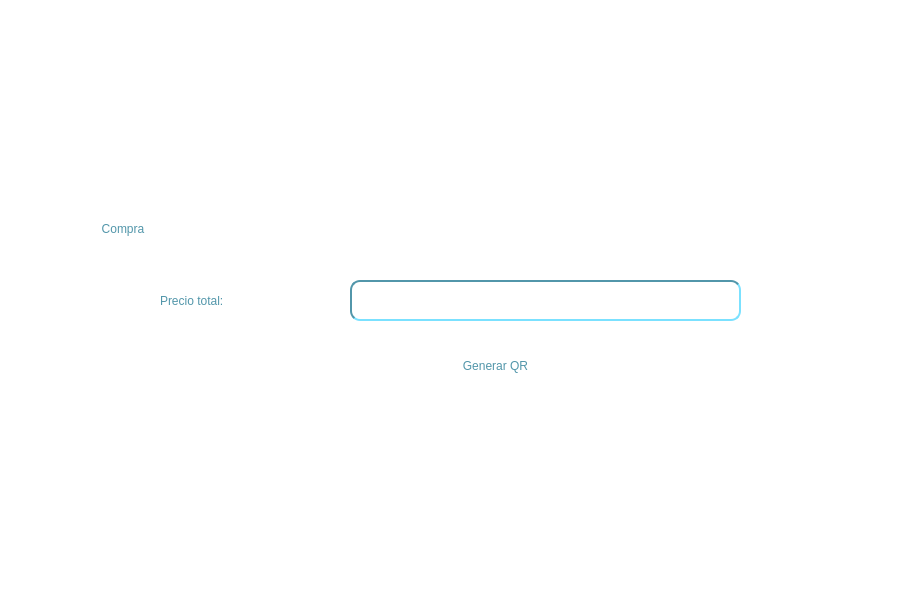
<?xml version="1.0" encoding="UTF-8"?>
<ui version="4.0">
 <class>generarCodigo</class>
 <widget class="QWidget" name="generarCodigo">
  <property name="geometry">
   <rect>
    <x>0</x>
    <y>0</y>
    <width>900</width>
    <height>610</height>
   </rect>
  </property>
  <property name="windowTitle">
   <string>Form</string>
  </property>
  <property name="styleSheet">
   <string notr="true">QWidget
{
	background: rgb(255, 255, 255);
}

QPushButton
{
	border-width: 1.5px;
	border-color: rgb(82, 150, 170);
	border-radius:5px;
	padding: 0 8px;
	background-color:rgb(255, 255, 255);
	font: 20pt &quot;Yu Gothic&quot;;

	color:rgb(82, 150, 170)
}

QPushButton:hover
{
	font: 23pt &quot;Yu Gothic&quot;;
	color:rgb(82, 150, 170);
}

QGroupBox
{
	border-width: .8px;
	border-color: rgb(82, 150, 170);
	border-style: inset;
	border-radius:5px;
	padding: 0 8px;
	background-color:rgb(255, 255, 255);
	font: 20pt &quot;Yu Gothic&quot;;
	color:rgb(82, 150, 170)
}

QGroupBox QPushButton
{
	border-width: 0px;
	font: 20pt &quot;Yu Gothic&quot;;
	color:rgb(82, 150, 170);
}

QGroupBox QPushButton:hover
{
	font: 20pt &quot;Yu Gothic&quot;;
	color:rgb(0, 0, 127)
}

QGroupBox QLabel
{
	border-width: 0px;
	font: 18pt &quot;Yu Gothic&quot;;
	color:rgb(82, 150, 170);
}

QLineEdit
{
	border-width: 2px;
	border-color: rgb(82, 150, 170);
	border-style: inset;
	border-radius:10px;
	padding: 0 8px;
	background-color:rgb(255, 255, 255);
}</string>
  </property>
  <widget class="QWidget" name="widget" native="true">
   <property name="geometry">
    <rect>
     <x>0</x>
     <y>0</y>
     <width>900</width>
     <height>610</height>
    </rect>
   </property>
   <widget class="QLabel" name="barraBBVA">
    <property name="geometry">
     <rect>
      <x>0</x>
      <y>0</y>
      <width>47</width>
      <height>601</height>
     </rect>
    </property>
    <property name="styleSheet">
     <string notr="true">border-image: url(:/imagenes/barraColores.jpg);</string>
    </property>
    <property name="text">
     <string/>
    </property>
   </widget>
   <widget class="QLabel" name="label_2">
    <property name="geometry">
     <rect>
      <x>410</x>
      <y>40</y>
      <width>151</width>
      <height>141</height>
     </rect>
    </property>
    <property name="styleSheet">
     <string notr="true">
</string>
    </property>
    <property name="text">
     <string/>
    </property>
    <property name="pixmap">
     <pixmap resource="imagenes.qrc">:/imagenes/carrito.png</pixmap>
    </property>
    <property name="scaledContents">
     <bool>true</bool>
    </property>
   </widget>
   <widget class="QLabel" name="logoBBVA">
    <property name="geometry">
     <rect>
      <x>30</x>
      <y>470</y>
      <width>291</width>
      <height>121</height>
     </rect>
    </property>
    <property name="styleSheet">
     <string notr="true">border-image: url(:/imagenes/logoBBVA.jpg);</string>
    </property>
    <property name="text">
     <string/>
    </property>
   </widget>
   <widget class="QGroupBox" name="groupBox">
    <property name="geometry">
     <rect>
      <x>100</x>
      <y>220</y>
      <width>751</width>
      <height>191</height>
     </rect>
    </property>
    <property name="styleSheet">
     <string notr="true">
QPushButton
{
	border-width: 1.5px;
	border-color: rgb(82, 150, 170);
	border-radius:5px;
	padding: 0 8px;
	background-color:rgb(255, 255, 255);
	font: 20pt &quot;Yu Gothic&quot;;

	color:rgb(82, 150, 170)
}

QPushButton:hover
{
	font: 23pt &quot;Yu Gothic&quot;;
	color:rgb(82, 150, 170);
}</string>
    </property>
    <property name="title">
     <string>Compra</string>
    </property>
    <widget class="QLabel" name="label">
     <property name="geometry">
      <rect>
       <x>60</x>
       <y>60</y>
       <width>181</width>
       <height>41</height>
      </rect>
     </property>
     <property name="text">
      <string>Precio total:</string>
     </property>
    </widget>
    <widget class="QLineEdit" name="lineEdit">
     <property name="geometry">
      <rect>
       <x>250</x>
       <y>60</y>
       <width>391</width>
       <height>41</height>
      </rect>
     </property>
    </widget>
    <widget class="QPushButton" name="pushButton">
     <property name="geometry">
      <rect>
       <x>280</x>
       <y>120</y>
       <width>231</width>
       <height>51</height>
      </rect>
     </property>
     <property name="text">
      <string>Generar QR</string>
     </property>
    </widget>
   </widget>
   <widget class="QPushButton" name="botonTienda_2">
    <property name="geometry">
     <rect>
      <x>820</x>
      <y>20</y>
      <width>71</width>
      <height>61</height>
     </rect>
    </property>
    <property name="styleSheet">
     <string notr="true"/>
    </property>
    <property name="text">
     <string/>
    </property>
    <property name="icon">
     <iconset resource="imagenes.qrc">
      <normaloff>:/imagenes/regresar.png</normaloff>:/imagenes/regresar.png</iconset>
    </property>
    <property name="iconSize">
     <size>
      <width>60</width>
      <height>60</height>
     </size>
    </property>
   </widget>
   <zorder>label_2</zorder>
   <zorder>logoBBVA</zorder>
   <zorder>barraBBVA</zorder>
   <zorder>groupBox</zorder>
   <zorder>botonTienda_2</zorder>
  </widget>
 </widget>
 <resources>
  <include location="imagenes.qrc"/>
 </resources>
 <connections/>
</ui>
